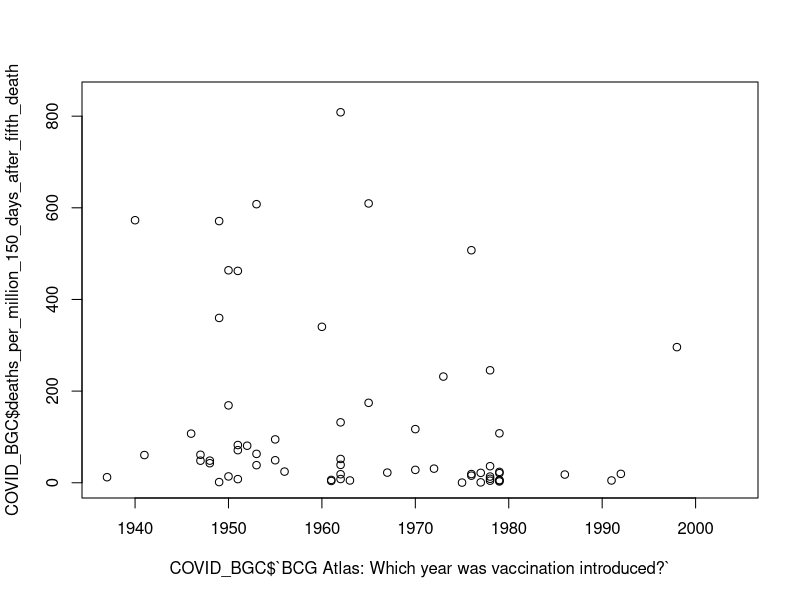
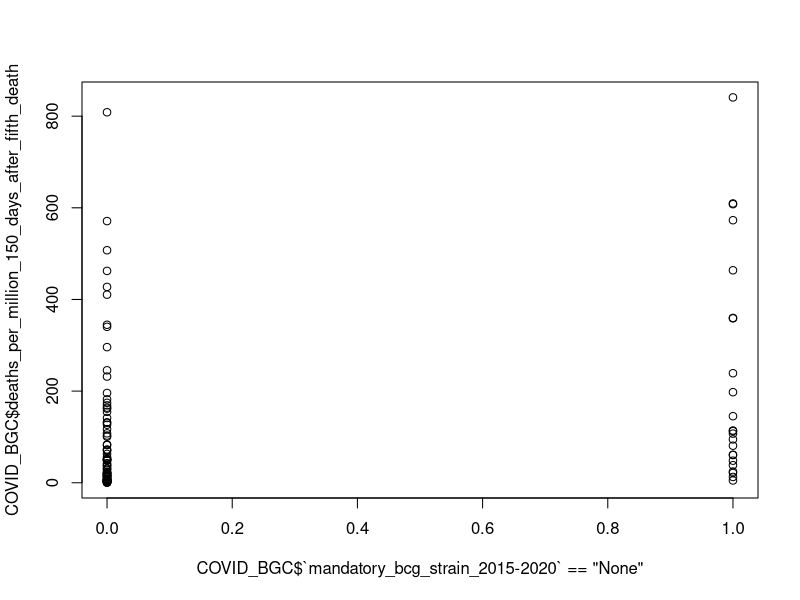
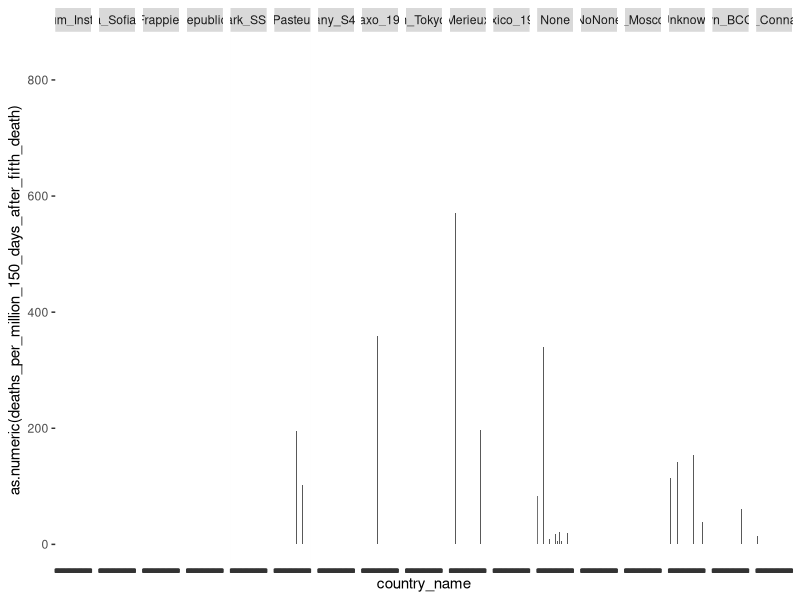

Write the R code that produced these figures, in order.
library(tidyverse)

BCG_strain <- read_delim("task_2-BCG_strain_per_country-1Nov2020.csv", ",")
COVID <- read_delim("task_2-COVID-19-death_cases_per_country_after_fifth_death-till_22_September_2020.csv", 
                    ",")

COVID_BGC <- left_join(BCG_strain, COVID, by = "country_name")

plot(COVID_BGC$`BCG Atlas: Which year was vaccination introduced?`, COVID_BGC$deaths_per_million_150_days_after_fifth_death)

plot(COVID_BGC$`mandatory_bcg_strain_2015-2020` == "None", COVID_BGC$deaths_per_million_150_days_after_fifth_death)


ggplot(COVID_BGC, aes(country_name,as.numeric(deaths_per_million_150_days_after_fifth_death)))+
  geom_col()+theme(axis.text.x = element_blank())+
  facet_grid(~`mandatory_bcg_strain_1950-1960`)

model <- lm(as.numeric(COVID_BGC$`BCG Atlas: Which year was vaccination introduced?`) ~ as.numeric(COVID_BGC$deaths_per_million_150_days_after_fifth_death))

summary(model)
